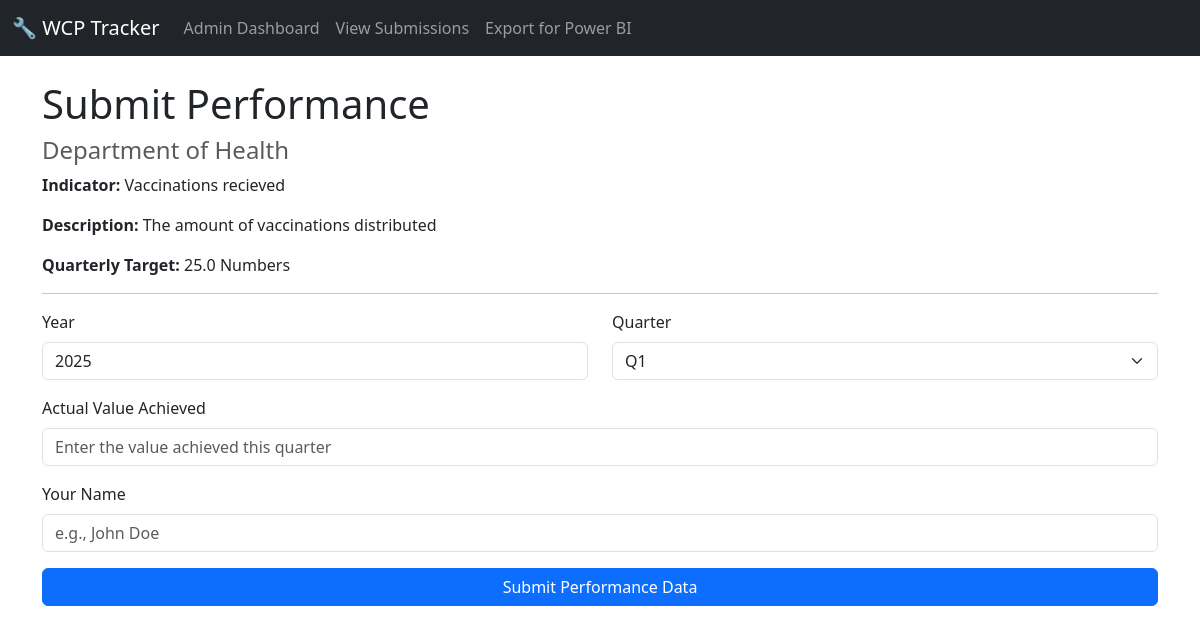
The page /submit/5 on the database its author committed.
### models.py (models this page shows, shortened)
class Department(db.Model):
    id = db.Column(db.Integer, primary_key=True)
    name = db.Column(db.String(150), unique=True, nullable=False)
    email = db.Column(db.String(150), unique=True, nullable=False)
    head_name = db.Column(db.String(150), nullable=False)
    created_at = db.Column(db.DateTime, default=datetime.utcnow)
    indicators = db.relationship('APPIndicator', back_populates='department', lazy=True, cascade="all, delete-orphan")

class APPIndicator(db.Model):
    id = db.Column(db.Integer, primary_key=True)
    indicator_name = db.Column(db.String(255), nullable=False)
    description = db.Column(db.Text, nullable=True)
    target_value = db.Column(db.Float, nullable=False)
    unit = db.Column(db.String(50), nullable=False)  # e.g., "Percentage", "Number", "Rand"
    department_id = db.Column(db.Integer, db.ForeignKey('department.id'), nullable=False)
    department = db.relationship('Department', back_populates='indicators')
    submissions = db.relationship('QuarterlySubmission', back_populates='indicator', lazy=True,
                                  cascade="all, delete-orphan")

### app.py (the view, shortened to what this page needs)
@app.route('/submit/<int:indicator_id>', methods=['GET', 'POST'])
def submit_performance(indicator_id):
    indicator = APPIndicator.query.get_or_404(indicator_id)
    form = SubmissionForm()
    return render_template('submission_form.html', form=form, indicator=indicator, title="Submit Performance")

### forms.py
class SubmissionForm(FlaskForm):
    quarter = SelectField(
        'Quarter',
        choices=[(1, 'Q1'), (2, 'Q2'), (3, 'Q3'), (4, 'Q4')],
        coerce=int,
        validators=[DataRequired()]
    )
    year = IntegerField(
        'Year',
        validators=[DataRequired(), NumberRange(min=2020, max=2050)],
        default=datetime.now().year
    )
    actual_value = FloatField('Actual Value Achieved', validators=[DataRequired()])
    submitted_by = StringField('Your Name', validators=[DataRequired()])
    submit = SubmitField('Submit Performance Data')

### templates/submission_form.html (shortened to what this page needs)
{% extends 'base.html' %}
{% block content %}
    <h1>{{ title }}</h1>
    <h4 class="text-muted">{{ indicator.department.name }}</h4>
    <p><strong>Indicator:</strong> {{ indicator.indicator_name }}</p>
    <p><strong>Description:</strong> {{ indicator.description }}</p>
    <p><strong>Quarterly Target:</strong> {{ indicator.target_value }} {{ indicator.unit }}</p>
    <hr>
    <form method="POST" action="">
        <div class="row">
            <div class="col-md-6 mb-3">
                {{ form.year.label(class="form-label") }}
                {{ form.year(class="form-control") }}
            </div>
            <div class="col-md-6 mb-3">
                {{ form.quarter.label(class="form-label") }}
                {{ form.quarter(class="form-select") }}
            </div>
        </div>
        <div class="mb-3">
            {{ form.actual_value.label(class="form-label") }}
            {{ form.actual_value(class="form-control", placeholder="Enter the value achieved this quarter") }}
        </div>
        <div class="mb-3">
            {{ form.submitted_by.label(class="form-label") }}
            {{ form.submitted_by(class="form-control", placeholder="e.g., John Doe") }}
        </div>
        {{ form.submit(class="btn btn-primary w-100") }}
    </form>
{% endblock %}

### rows shown on the page
Department: department.name "Department of Health"
APPIndicator: indicator_name "Vaccinations recieved", description "The amount of vaccinations distributed", target_value "25.0", unit "Numbers"

### other values the page prints
{{ title }} "Submit Performance"
